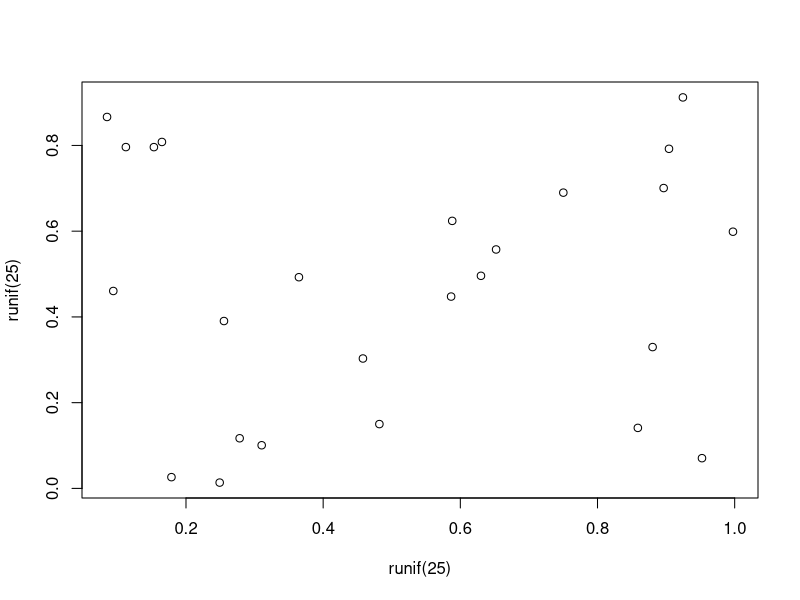

Here is the R script that generated this plot:
## ---- chunk 1
#| echo: false

mydata <- c(33,70,80,43,81,34,93,47,33,75)

## ---- chunk 2
#| label: fig-meaningless
#| fig-cap: A meaningless scatterplot
#| fig-width: 5
#| fig-height: 5
#| fig-align: center
#| out-width: 50%
#| echo: false
plot(runif(25), runif(25))
## ---- chunk 3
#| label: tbl-simple
#| tbl-cap: Caption centered above table
#| echo: true
knitr::kable(head(mtcars)[,1:4])
